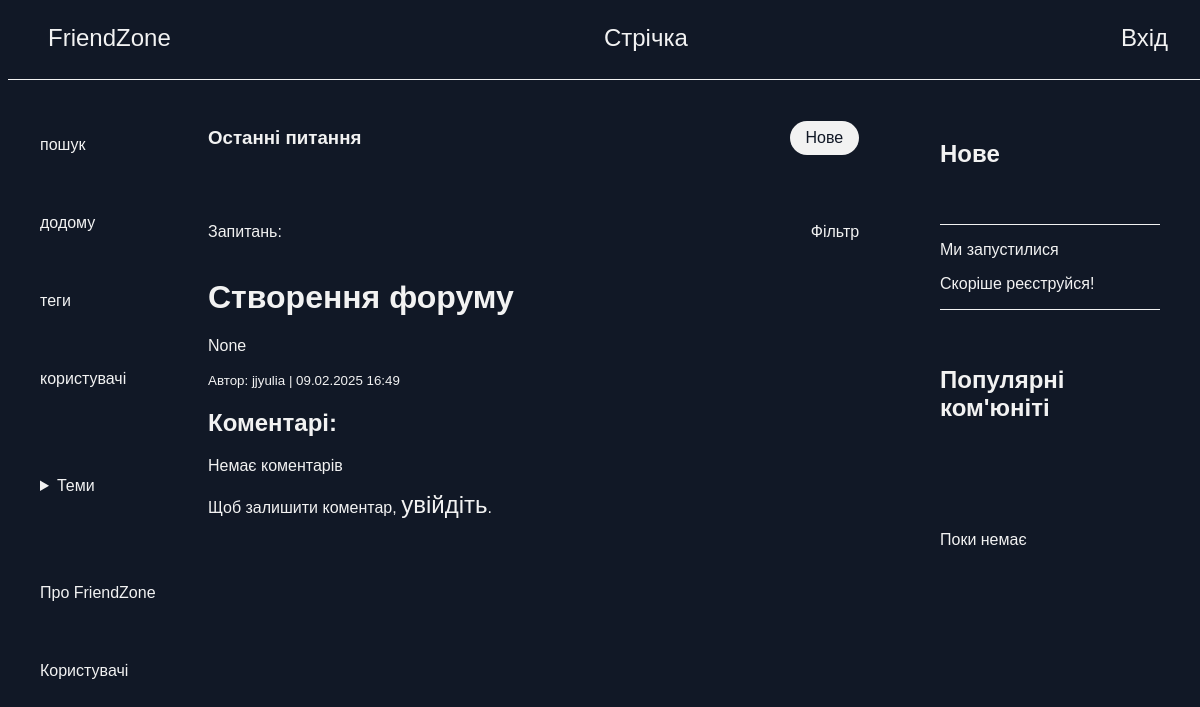
Screenshot of /topic/1/ with the database file from the repository.
### forum/models.py (models this page shows, shortened)
class Topic(models.Model):
    title = models.CharField(max_length=255)
    description = models.TextField(blank=True, null=True)
    created_at = models.DateTimeField(auto_now_add=True)
    created_by = models.ForeignKey(User, on_delete=models.CASCADE)

### forum/views.py (the view)
# urls.py: path('topic/<int:pk>/', topic_detail, name='topic_detail'),
def topic_detail(request, pk):
    topic = get_object_or_404(Topic, pk=pk)
    comments = topic.comments.all()
    form = CommentForm()
    return render(request, 'forum/topic_detail.html', {
        'topic': topic,
        'comments': comments,
        'form': form
    })

### forum/templates/forum/topic_detail.html
{% extends "forum/forum-feed.html" %}
{% block forum_content %}
{% load static %}
<link rel="stylesheet" href="{% static 'forum/../../../static/css/forum.css' %}">
<h1>{{ topic.title }}</h1>
<p>{{ topic.description }}</p>
<small>Автор: {{ topic.created_by.username }} | {{ topic.created_at|date:"d.m.Y H:i" }}</small>
<h2>Коментарі:</h2>
{% for comment in comments %}
    <p>{{ comment.message }} - <small>{{ comment.created_by.username }}</small></p>
{% empty %}
    <p>Немає коментарів</p>
{% endfor %}
{% if user.is_authenticated %}
    <h2>Залишити коментар:</h2>
    <form method="post" action="{% url 'add_comment' topic.pk %}">
        {% csrf_token %}
        {{ form.as_p }}
        <button type="submit">Коментувати</button>
    </form>
{% else %}
    <p>Щоб залишити коментар, <a href="{% url 'login' %}">увійдіть</a>.</p>
{% endif %}
{% endblock %}

### forum/static/css/forum.css (style rules this page uses)
html { background-color: #111826; color: #F2F2F2; font-family: 'Montserrat', sans-serif; font-size: 16px; }
a { font-size: 24px; color: #F2F2F2; text-decoration: none; }
p { font-size: 16px; }

### rows the page displays
Topic: title "Створення форуму", description "None", created_by.username "jjyulia", created_at "09.02.2025 16:49"
